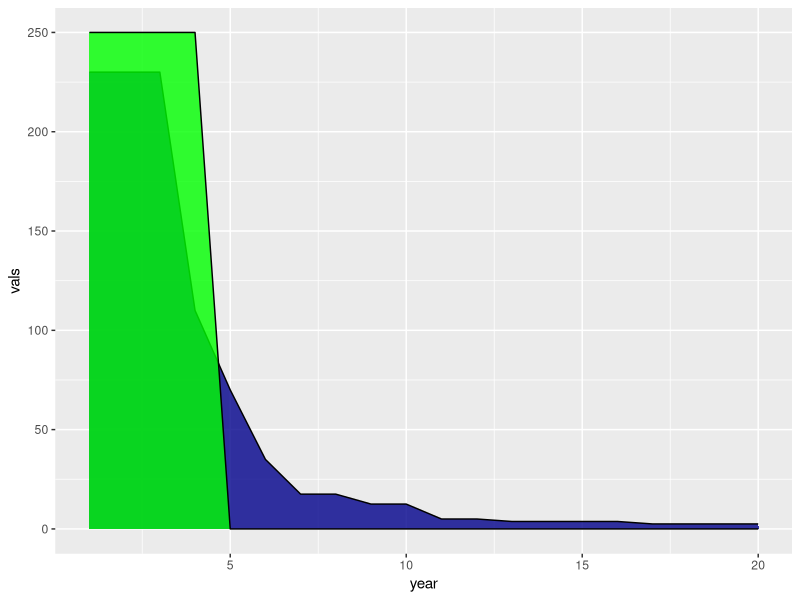
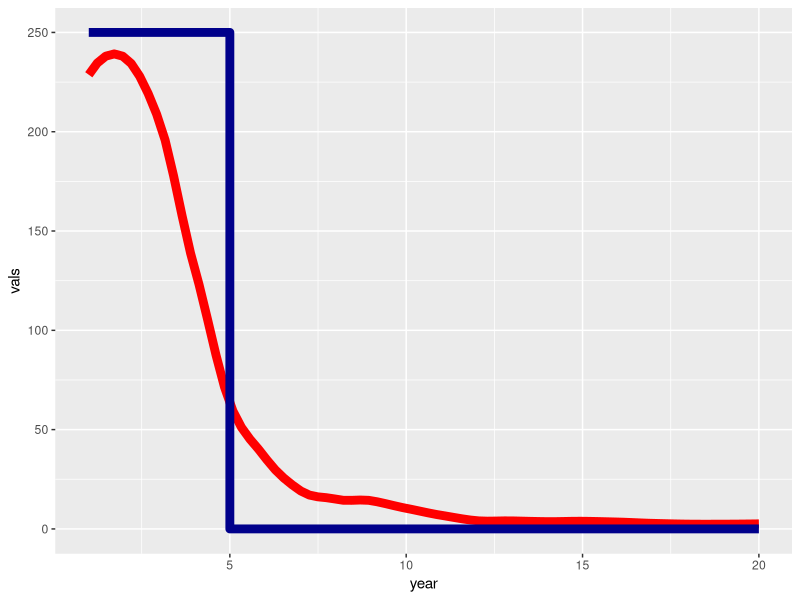

Generate these figures, in order, with R:
## ---- chunk 1

library("ggplot2")

p <- data.frame(
"vals" = c(230, 230, 230, 110, 70, 35, 17.5, 17.5, 12.5, 12.5, 5, 5, 3.75, 3.75, 3.75, 3.75, 2.5, 2.5, 2.5, 2.5),
"vals2" = c(250, 250, 250, 250, 0, 0, 0, 0, 0, 0, 0, 0, 0, 0, 0, 0, 0, 0, 0, 0), 
"year" = c(1:20))

ggplot(data = p, mapping= aes(y=vals, x=year)) +
  geom_area(color="black", fill="darkblue", alpha=0.8) +
  geom_area(aes(y=vals2, x=year), color="black", fill="green", alpha=0.8)  
## ---- chunk 2

ggplot(data = p, mapping= aes(y=vals, x=year)) +
  geom_smooth(se=FALSE, span=0.3, color="red", size=3) +
 geom_step(aes(y=vals2, x=year), color="darkblue", size=3) 

